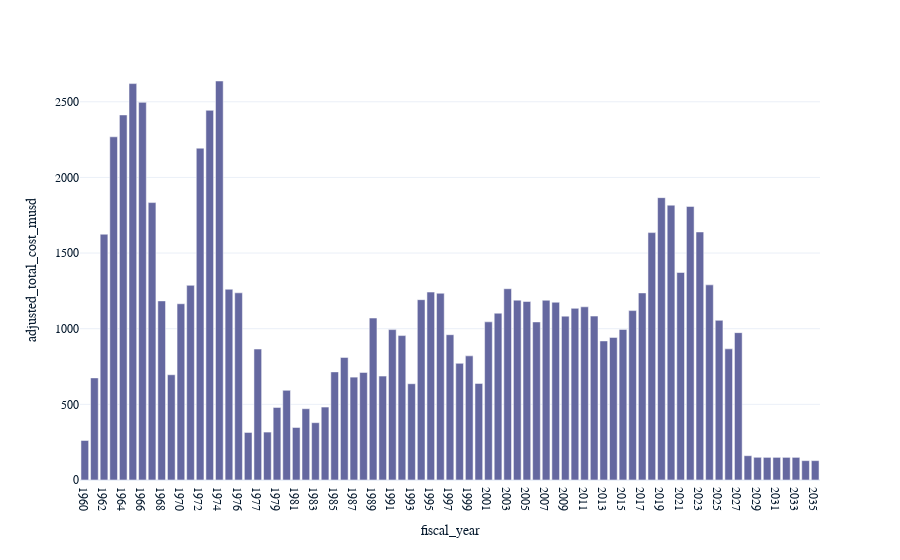

The code cell stored with this chart in its notebook:
### Code cell
# Draw a bar plot of total cost vs. year
import plotly.express as px

px.bar(
 total_cost_by_year,
    x='fiscal_year',
    y='adjusted_total_cost_musd'
)

### Figure 1 — Plotly figure (JSON) as saved in the notebook; plotly's stock layout.template omitted (floating-point values rounded to 4 significant figures)
{"data": [{"alignmentgroup": "True", "hovertemplate": "fiscal_year=%{x}<br>adjusted_total_cost_musd=%{y}<extra></extra>", "legendgroup": "", "marker": {"color": "#6568a0", "pattern": {"shape": ""}}, "name": "", "offsetgroup": "", "orientation": "v", "showlegend": false, "textposition": "auto", "x": ["1960", "1961", "1962", "1963", "1964", "1965", "1966", "1967", "1968", "1969", "1970", "1971", "1972", "1973", "1974", "1975", "1976", "1976TQ", "1977", "1978", "1979", "1980", "1981", "1982", "1983", "1984", "1985", "1986", "1987", "1988", "1989", "1990", "1991", "1992", "1993", "1994", "1995", "1996", "1997", "1998", "1999", "2000", "2001", "2002", "2003", "2004", "2005", "2006", "2007", "2008", "2009", "2010", "2011", "2012", "2013", "2014", "2015", "2016", "2017", "2018", "2019", "2020", "2021", "2022", "2023", "2024", "2025", "2026", "2027", "2028", "2029", "2030", "2031", "2032", "2033", "2034", "2035"], "xaxis": "x", "y": [261.1, 674.8, 1624.0, 2268.0, 2413.0, 2620.0, 2496.0, 1834.0, 1184.0, 695.6, 1165.0, 1287.0, 2193.0, 2443.0, 2637.0, 1261.0, 1237.0, 314.2, 865.4, 316.8, 479.4, 592.6, 347.1, 471.1, 378.9, 482.1, 714.5, 810.3, 679.9, 710.9, 1070.0, 686.6, 994.1, 954.5, 636.4, 1192.0, 1242.0, 1234.0, 960.3, 771.1, 820.4, 638.3, 1045.0, 1102.0, 1264.0, 1189.0, 1180.0, 1045.0, 1188.0, 1175.0, 1083.0, 1135.0, 1145.0, 1083.0, 919.0, 942.4, 995.3, 1120.0, 1236.0, 1635.0, 1866.0, 1816.0, 1372.0, 1808.0, 1639.0, 1290.0, 1055.0, 866.7, 974, 160.5, 150.1, 149.5, 149.6, 149.6, 149.6, 128.1, 128.1], "yaxis": "y", "type": "bar"}], "layout": {"xaxis": {"anchor": "y", "domain": [0, 1], "title": {"text": "fiscal_year"}}, "yaxis": {"anchor": "x", "domain": [0, 1], "title": {"text": "adjusted_total_cost_musd"}}, "legend": {"tracegroupgap": 0}, "margin": {"t": 60}, "barmode": "relative"}}
